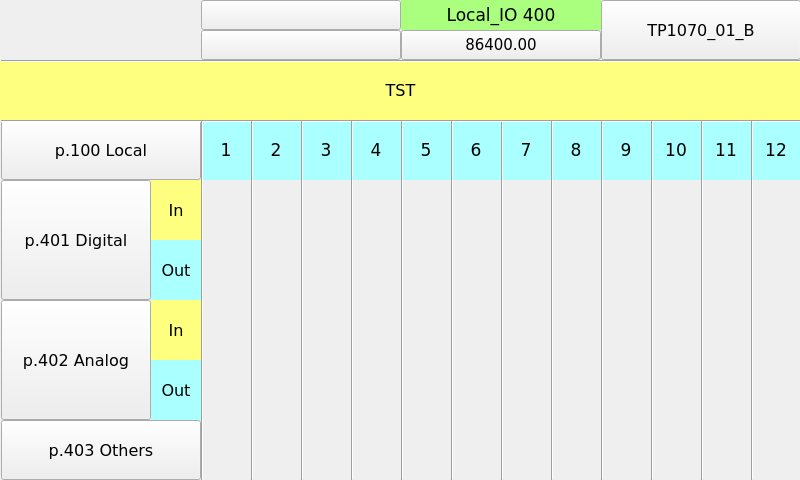
 <widget class="QWidget" name="page400">
  <property name="geometry">
   <rect>
    <x>0</x>
    <y>0</y>
    <width>800</width>
    <height>480</height>
   </rect>
  </property>
  <property name="minimumSize">
   <size>
    <width>800</width>
    <height>480</height>
   </size>
  </property>
  <property name="maximumSize">
   <size>
    <width>800</width>
    <height>480</height>
   </size>
  </property>
  <property name="windowTitle">
   <string>page400</string>
  </property>
  <property name="styleSheet">
   <string notr="true">QWidget#page400
{
background-color: rgb(255, 255, 127);
}</string>
  </property>
  <widget class="Line" name="line_6">
   <property name="geometry">
    <rect>
     <x>401</x>
     <y>120</y>
     <width>3</width>
     <height>360</height>
    </rect>
   </property>
   <property name="font">
    <font>
     <family>DejaVu Sans</family>
     <pointsize>8</pointsize>
    </font>
   </property>
   <property name="orientation">
    <enum>Qt::Vertical</enum>
   </property>
  </widget>
  <widget class="Line" name="line">
   <property name="geometry">
    <rect>
     <x>201</x>
     <y>120</y>
     <width>3</width>
     <height>360</height>
    </rect>
   </property>
   <property name="font">
    <font>
     <family>DejaVu Sans</family>
     <pointsize>8</pointsize>
    </font>
   </property>
   <property name="orientation">
    <enum>Qt::Vertical</enum>
   </property>
  </widget>
  <widget class="QLabel" name="label_RTU_AnIn_16">
   <property name="geometry">
    <rect>
     <x>151</x>
     <y>180</y>
     <width>50</width>
     <height>60</height>
    </rect>
   </property>
   <property name="font">
    <font>
     <family>DejaVu Sans</family>
     <pointsize>12</pointsize>
    </font>
   </property>
   <property name="styleSheet">
    <string notr="true">background-color: rgb(255, 255, 127);</string>
   </property>
   <property name="text">
    <string>In</string>
   </property>
   <property name="alignment">
    <set>Qt::AlignCenter</set>
   </property>
  </widget>
  <widget class="Line" name="line_8">
   <property name="geometry">
    <rect>
     <x>501</x>
     <y>120</y>
     <width>3</width>
     <height>360</height>
    </rect>
   </property>
   <property name="font">
    <font>
     <family>DejaVu Sans</family>
     <pointsize>8</pointsize>
    </font>
   </property>
   <property name="orientation">
    <enum>Qt::Vertical</enum>
   </property>
  </widget>
  <widget class="ATCMlabel" name="atcmLabel_PLC_time">
   <property name="geometry">
    <rect>
     <x>401</x>
     <y>30</y>
     <width>200</width>
     <height>30</height>
    </rect>
   </property>
   <property name="font">
    <font>
     <family>DejaVu Sans</family>
     <pointsize>11</pointsize>
     <weight>50</weight>
     <bold>false</bold>
    </font>
   </property>
   <property name="text">
    <string>86400.00</string>
   </property>
   <property name="toolTip">
    <string>PLC_time</string>
   </property>
   <property name="whatsThis">
    <string>ATCMlabel widget</string>
   </property>
   <property name="variable">
    <string>PLC_time</string>
   </property>
   <property name="refresh">
    <number>500</number>
   </property>
   <property name="max">
    <string>0</string>
   </property>
   <property name="min">
    <string>0</string>
   </property>
   <property name="viewStatus">
    <bool>false</bool>
   </property>
   <property name="visibilityVar">
    <string/>
   </property>
   <property name="bgColor">
    <color>
     <red>170</red>
     <green>255</green>
     <blue>127</blue>
    </color>
   </property>
   <property name="borderWidth">
    <number>0</number>
   </property>
   <property name="borderRadius">
    <number>0</number>
   </property>
   <property name="apparence">
    <enum>QFrame::Plain</enum>
   </property>
  </widget>
  <widget class="QLabel" name="label_RTU_AnIn_17">
   <property name="geometry">
    <rect>
     <x>151</x>
     <y>240</y>
     <width>50</width>
     <height>60</height>
    </rect>
   </property>
   <property name="font">
    <font>
     <family>DejaVu Sans</family>
     <pointsize>12</pointsize>
    </font>
   </property>
   <property name="styleSheet">
    <string notr="true">background-color: rgb(170, 255, 255);</string>
   </property>
   <property name="text">
    <string>Out</string>
   </property>
   <property name="alignment">
    <set>Qt::AlignCenter</set>
   </property>
  </widget>
  <widget class="ATCMbutton" name="atcmButton_page401_2">
   <property name="geometry">
    <rect>
     <x>1</x>
     <y>300</y>
     <width>150</width>
     <height>120</height>
    </rect>
   </property>
   <property name="font">
    <font>
     <family>DejaVu Sans</family>
     <pointsize>12</pointsize>
    </font>
   </property>
   <property name="toolTip">
    <string/>
   </property>
   <property name="whatsThis">
    <string>ATCMbutton widget</string>
   </property>
   <property name="pageName">
    <string>page402</string>
   </property>
   <property name="statusvar">
    <string/>
   </property>
   <property name="viewStatus">
    <bool>false</bool>
   </property>
   <property name="visibilityVar">
    <string/>
   </property>
   <property name="bgColor">
    <color>
     <red>255</red>
     <green>255</green>
     <blue>127</blue>
    </color>
   </property>
   <property name="text">
    <string>p.402 Analog</string>
   </property>
   <property name="pressText">
    <string>p.402 Analog</string>
   </property>
   <property name="borderWidth">
    <number>0</number>
   </property>
   <property name="borderRadius">
    <number>0</number>
   </property>
   <property name="apparence">
    <enum>QFrame::Raised</enum>
   </property>
  </widget>
  <widget class="QLabel" name="label_PLC_DigIn_4">
   <property name="geometry">
    <rect>
     <x>351</x>
     <y>120</y>
     <width>50</width>
     <height>60</height>
    </rect>
   </property>
   <property name="font">
    <font>
     <family>DejaVu Sans</family>
     <pointsize>13</pointsize>
    </font>
   </property>
   <property name="styleSheet">
    <string notr="true">background-color: rgb(170, 255, 255);</string>
   </property>
   <property name="text">
    <string>4</string>
   </property>
   <property name="alignment">
    <set>Qt::AlignCenter</set>
   </property>
  </widget>
  <widget class="Line" name="line_13">
   <property name="geometry">
    <rect>
     <x>751</x>
     <y>120</y>
     <width>3</width>
     <height>360</height>
    </rect>
   </property>
   <property name="font">
    <font>
     <family>DejaVu Sans</family>
     <pointsize>8</pointsize>
    </font>
   </property>
   <property name="orientation">
    <enum>Qt::Vertical</enum>
   </property>
  </widget>
  <widget class="QLabel" name="label_RTU_AnIn_19">
   <property name="geometry">
    <rect>
     <x>151</x>
     <y>300</y>
     <width>50</width>
     <height>60</height>
    </rect>
   </property>
   <property name="font">
    <font>
     <family>DejaVu Sans</family>
     <pointsize>12</pointsize>
    </font>
   </property>
   <property name="styleSheet">
    <string notr="true">background-color: rgb(255, 255, 127);</string>
   </property>
   <property name="text">
    <string>In</string>
   </property>
   <property name="alignment">
    <set>Qt::AlignCenter</set>
   </property>
  </widget>
  <widget class="Line" name="line_hr1">
   <property name="geometry">
    <rect>
     <x>1</x>
     <y>60</y>
     <width>801</width>
     <height>3</height>
    </rect>
   </property>
   <property name="font">
    <font>
     <family>DejaVu Sans</family>
     <pointsize>8</pointsize>
    </font>
   </property>
   <property name="orientation">
    <enum>Qt::Horizontal</enum>
   </property>
  </widget>
  <widget class="QLabel" name="label_PLC_DigIn_12">
   <property name="geometry">
    <rect>
     <x>751</x>
     <y>120</y>
     <width>50</width>
     <height>60</height>
    </rect>
   </property>
   <property name="font">
    <font>
     <family>DejaVu Sans</family>
     <pointsize>13</pointsize>
    </font>
   </property>
   <property name="styleSheet">
    <string notr="true">background-color: rgb(170, 255, 255);</string>
   </property>
   <property name="text">
    <string>12</string>
   </property>
   <property name="alignment">
    <set>Qt::AlignCenter</set>
   </property>
  </widget>
  <widget class="QLabel" name="label_PLC_DigIn_5">
   <property name="geometry">
    <rect>
     <x>401</x>
     <y>120</y>
     <width>50</width>
     <height>60</height>
    </rect>
   </property>
   <property name="font">
    <font>
     <family>DejaVu Sans</family>
     <pointsize>13</pointsize>
    </font>
   </property>
   <property name="styleSheet">
    <string notr="true">background-color: rgb(170, 255, 255);</string>
   </property>
   <property name="text">
    <string>5</string>
   </property>
   <property name="alignment">
    <set>Qt::AlignCenter</set>
   </property>
  </widget>
  <widget class="Line" name="line_3">
   <property name="geometry">
    <rect>
     <x>251</x>
     <y>120</y>
     <width>3</width>
     <height>360</height>
    </rect>
   </property>
   <property name="font">
    <font>
     <family>DejaVu Sans</family>
     <pointsize>8</pointsize>
    </font>
   </property>
   <property name="orientation">
    <enum>Qt::Vertical</enum>
   </property>
  </widget>
  <widget class="QLabel" name="label_RTU_AnIn_18">
   <property name="geometry">
    <rect>
     <x>151</x>
     <y>360</y>
     <width>50</width>
     <height>60</height>
    </rect>
   </property>
   <property name="font">
    <font>
     <family>DejaVu Sans</family>
     <pointsize>12</pointsize>
    </font>
   </property>
   <property name="styleSheet">
    <string notr="true">background-color: rgb(170, 255, 255);</string>
   </property>
   <property name="text">
    <string>Out</string>
   </property>
   <property name="alignment">
    <set>Qt::AlignCenter</set>
   </property>
  </widget>
  <widget class="Line" name="line_4">
   <property name="geometry">
    <rect>
     <x>301</x>
     <y>120</y>
     <width>3</width>
     <height>360</height>
    </rect>
   </property>
   <property name="font">
    <font>
     <family>DejaVu Sans</family>
     <pointsize>8</pointsize>
    </font>
   </property>
   <property name="orientation">
    <enum>Qt::Vertical</enum>
   </property>
  </widget>
  <widget class="ATCMdate" name="atcmDate_2">
   <property name="geometry">
    <rect>
     <x>201</x>
     <y>0</y>
     <width>200</width>
     <height>30</height>
    </rect>
   </property>
   <property name="font">
    <font>
     <family>DejaVu Sans</family>
     <pointsize>11</pointsize>
    </font>
   </property>
   <property name="toolTip">
    <string>ATCM QDate</string>
   </property>
   <property name="whatsThis">
    <string>ATCMdate widget</string>
   </property>
   <property name="bgColor">
    <color>
     <red>170</red>
     <green>255</green>
     <blue>127</blue>
    </color>
   </property>
   <property name="borderWidth">
    <number>0</number>
   </property>
   <property name="borderRadius">
    <number>0</number>
   </property>
  </widget>
  <widget class="QLabel" name="label_Qt_Project_2">
   <property name="geometry">
    <rect>
     <x>401</x>
     <y>0</y>
     <width>200</width>
     <height>30</height>
    </rect>
   </property>
   <property name="font">
    <font>
     <family>DejaVu Sans</family>
     <pointsize>13</pointsize>
    </font>
   </property>
   <property name="styleSheet">
    <string notr="true">background-color: rgb(170, 255, 127);</string>
   </property>
   <property name="text">
    <string>Local_IO 400</string>
   </property>
   <property name="alignment">
    <set>Qt::AlignCenter</set>
   </property>
  </widget>
  <widget class="QLabel" name="label_PLC_DigIn_10">
   <property name="geometry">
    <rect>
     <x>651</x>
     <y>120</y>
     <width>50</width>
     <height>60</height>
    </rect>
   </property>
   <property name="font">
    <font>
     <family>DejaVu Sans</family>
     <pointsize>13</pointsize>
    </font>
   </property>
   <property name="styleSheet">
    <string notr="true">background-color: rgb(170, 255, 255);</string>
   </property>
   <property name="text">
    <string>10</string>
   </property>
   <property name="alignment">
    <set>Qt::AlignCenter</set>
   </property>
  </widget>
  <widget class="ATCMbutton" name="atcmButton_page405">
   <property name="geometry">
    <rect>
     <x>1</x>
     <y>420</y>
     <width>200</width>
     <height>60</height>
    </rect>
   </property>
   <property name="font">
    <font>
     <family>DejaVu Sans</family>
     <pointsize>12</pointsize>
    </font>
   </property>
   <property name="toolTip">
    <string/>
   </property>
   <property name="whatsThis">
    <string>ATCMbutton widget</string>
   </property>
   <property name="pageName">
    <string>page403</string>
   </property>
   <property name="statusvar">
    <string/>
   </property>
   <property name="viewStatus">
    <bool>false</bool>
   </property>
   <property name="visibilityVar">
    <string/>
   </property>
   <property name="bgColor">
    <color>
     <red>255</red>
     <green>255</green>
     <blue>127</blue>
    </color>
   </property>
   <property name="text">
    <string>p.403 Others</string>
   </property>
   <property name="pressText">
    <string>p.403 Others</string>
   </property>
   <property name="borderWidth">
    <number>0</number>
   </property>
   <property name="borderRadius">
    <number>0</number>
   </property>
   <property name="apparence">
    <enum>QFrame::Raised</enum>
   </property>
  </widget>
  <widget class="QLabel" name="label_RTU_AnIn_20">
   <property name="geometry">
    <rect>
     <x>0</x>
     <y>60</y>
     <width>801</width>
     <height>60</height>
    </rect>
   </property>
   <property name="font">
    <font>
     <family>DejaVu Sans</family>
     <pointsize>12</pointsize>
    </font>
   </property>
   <property name="styleSheet">
    <string notr="true">background-color: rgb(255, 255, 127);</string>
   </property>
   <property name="text">
    <string>TST</string>
   </property>
   <property name="alignment">
    <set>Qt::AlignCenter</set>
   </property>
  </widget>
  <widget class="ATCMbutton" name="atcmButton_page400">
   <property name="geometry">
    <rect>
     <x>1</x>
     <y>120</y>
     <width>200</width>
     <height>60</height>
    </rect>
   </property>
   <property name="font">
    <font>
     <family>DejaVu Sans</family>
     <pointsize>12</pointsize>
    </font>
   </property>
   <property name="toolTip">
    <string/>
   </property>
   <property name="whatsThis">
    <string>ATCMbutton widget</string>
   </property>
   <property name="pageName">
    <string>page100</string>
   </property>
   <property name="statusvar">
    <string/>
   </property>
   <property name="viewStatus">
    <bool>false</bool>
   </property>
   <property name="visibilityVar">
    <string/>
   </property>
   <property name="bgColor">
    <color>
     <red>170</red>
     <green>255</green>
     <blue>255</blue>
    </color>
   </property>
   <property name="text">
    <string>p.100 Local</string>
   </property>
   <property name="pressText">
    <string>p.100 Local</string>
   </property>
   <property name="borderWidth">
    <number>0</number>
   </property>
   <property name="borderRadius">
    <number>0</number>
   </property>
   <property name="apparence">
    <enum>QFrame::Raised</enum>
   </property>
  </widget>
  <widget class="ATCMled" name="atcmLed_TST_RTU_WR_2">
   <property name="geometry">
    <rect>
     <x>601</x>
     <y>420</y>
     <width>50</width>
     <height>60</height>
    </rect>
   </property>
   <property name="toolTip">
    <string>TST_CAN1_WR</string>
   </property>
   <property name="whatsThis">
    <string>ATCMled widget</string>
   </property>
   <property name="font">
    <font>
     <family>DejaVu Sans</family>
     <pointsize>8</pointsize>
    </font>
   </property>
   <property name="variable">
    <string>TST_CAN1_WR</string>
   </property>
   <property name="refresh">
    <number>500</number>
   </property>
   <property name="viewStatus">
    <bool>false</bool>
   </property>
   <property name="visibilityVar">
    <string/>
   </property>
   <property name="onIcon">
    <iconset>
     <normaloff>:/on.png</normaloff>:/on.png</iconset>
   </property>
   <property name="offIcon">
    <iconset>
     <normaloff>:/off.png</normaloff>:/off.png</iconset>
   </property>
  </widget>
  <widget class="ATCMbutton" name="atcmButton_6">
   <property name="geometry">
    <rect>
     <x>601</x>
     <y>0</y>
     <width>200</width>
     <height>60</height>
    </rect>
   </property>
   <property name="font">
    <font>
     <family>DejaVu Sans</family>
     <pointsize>12</pointsize>
     <weight>50</weight>
     <bold>false</bold>
    </font>
   </property>
   <property name="toolTip">
    <string/>
   </property>
   <property name="whatsThis">
    <string>ATCMbutton widget</string>
   </property>
   <property name="pageName">
    <string>menu</string>
   </property>
   <property name="statusvar">
    <string/>
   </property>
   <property name="viewStatus">
    <bool>false</bool>
   </property>
   <property name="refresh">
    <number>200</number>
   </property>
   <property name="visibilityVar">
    <string/>
   </property>
   <property name="bgColor">
    <color>
     <red>170</red>
     <green>255</green>
     <blue>255</blue>
    </color>
   </property>
   <property name="borderColor">
    <color>
     <red>0</red>
     <green>0</green>
     <blue>0</blue>
    </color>
   </property>
   <property name="text">
    <string>TP1070_01_B</string>
   </property>
   <property name="pressText">
    <string>TP1070_01_B</string>
   </property>
   <property name="borderWidth">
    <number>1</number>
   </property>
   <property name="borderRadius">
    <number>0</number>
   </property>
   <property name="apparence">
    <enum>QFrame::Raised</enum>
   </property>
  </widget>
  <widget class="ATCMled" name="atcmLed_TST_RTU_RD">
   <property name="geometry">
    <rect>
     <x>551</x>
     <y>420</y>
     <width>50</width>
     <height>60</height>
    </rect>
   </property>
   <property name="toolTip">
    <string>TST_RTU1_RD</string>
   </property>
   <property name="whatsThis">
    <string>ATCMled widget</string>
   </property>
   <property name="font">
    <font>
     <family>DejaVu Sans</family>
     <pointsize>8</pointsize>
    </font>
   </property>
   <property name="variable">
    <string>TST_RTU1_RD</string>
   </property>
   <property name="refresh">
    <number>500</number>
   </property>
   <property name="viewStatus">
    <bool>false</bool>
   </property>
   <property name="visibilityVar">
    <string/>
   </property>
   <property name="onIcon">
    <iconset>
     <normaloff>:/on.png</normaloff>:/on.png</iconset>
   </property>
   <property name="offIcon">
    <iconset>
     <normaloff>:/off.png</normaloff>:/off.png</iconset>
   </property>
  </widget>
  <widget class="ATCMled" name="atcmLed_TST_RTU_WR">
   <property name="geometry">
    <rect>
     <x>501</x>
     <y>420</y>
     <width>50</width>
     <height>60</height>
    </rect>
   </property>
   <property name="toolTip">
    <string>TST_RTU1_WR</string>
   </property>
   <property name="whatsThis">
    <string>ATCMled widget</string>
   </property>
   <property name="font">
    <font>
     <family>DejaVu Sans</family>
     <pointsize>8</pointsize>
    </font>
   </property>
   <property name="variable">
    <string>TST_RTU1_WR</string>
   </property>
   <property name="refresh">
    <number>500</number>
   </property>
   <property name="viewStatus">
    <bool>false</bool>
   </property>
   <property name="visibilityVar">
    <string/>
   </property>
   <property name="onIcon">
    <iconset>
     <normaloff>:/on.png</normaloff>:/on.png</iconset>
   </property>
   <property name="offIcon">
    <iconset>
     <normaloff>:/off.png</normaloff>:/off.png</iconset>
   </property>
  </widget>
  <widget class="Line" name="line_7">
   <property name="geometry">
    <rect>
     <x>451</x>
     <y>120</y>
     <width>3</width>
     <height>360</height>
    </rect>
   </property>
   <property name="font">
    <font>
     <family>DejaVu Sans</family>
     <pointsize>8</pointsize>
    </font>
   </property>
   <property name="orientation">
    <enum>Qt::Vertical</enum>
   </property>
  </widget>
  <widget class="Line" name="line_10">
   <property name="geometry">
    <rect>
     <x>601</x>
     <y>120</y>
     <width>3</width>
     <height>360</height>
    </rect>
   </property>
   <property name="font">
    <font>
     <family>DejaVu Sans</family>
     <pointsize>8</pointsize>
    </font>
   </property>
   <property name="orientation">
    <enum>Qt::Vertical</enum>
   </property>
  </widget>
  <widget class="Line" name="line_11">
   <property name="geometry">
    <rect>
     <x>651</x>
     <y>120</y>
     <width>3</width>
     <height>360</height>
    </rect>
   </property>
   <property name="font">
    <font>
     <family>DejaVu Sans</family>
     <pointsize>8</pointsize>
    </font>
   </property>
   <property name="orientation">
    <enum>Qt::Vertical</enum>
   </property>
  </widget>
  <widget class="ATCMled" name="atcmLed_TST_RTU_RD_2">
   <property name="geometry">
    <rect>
     <x>651</x>
     <y>420</y>
     <width>50</width>
     <height>60</height>
    </rect>
   </property>
   <property name="toolTip">
    <string>TST_CAN1_RD</string>
   </property>
   <property name="whatsThis">
    <string>ATCMled widget</string>
   </property>
   <property name="font">
    <font>
     <family>DejaVu Sans</family>
     <pointsize>8</pointsize>
    </font>
   </property>
   <property name="variable">
    <string>TST_CAN1_RD</string>
   </property>
   <property name="refresh">
    <number>500</number>
   </property>
   <property name="viewStatus">
    <bool>false</bool>
   </property>
   <property name="visibilityVar">
    <string/>
   </property>
   <property name="onIcon">
    <iconset>
     <normaloff>:/on.png</normaloff>:/on.png</iconset>
   </property>
   <property name="offIcon">
    <iconset>
     <normaloff>:/off.png</normaloff>:/off.png</iconset>
   </property>
  </widget>
  <widget class="QLabel" name="label_PLC_DigIn_3">
   <property name="geometry">
    <rect>
     <x>301</x>
     <y>120</y>
     <width>50</width>
     <height>60</height>
    </rect>
   </property>
   <property name="font">
    <font>
     <family>DejaVu Sans</family>
     <pointsize>13</pointsize>
    </font>
   </property>
   <property name="styleSheet">
    <string notr="true">background-color: rgb(170, 255, 255);</string>
   </property>
   <property name="text">
    <string>3</string>
   </property>
   <property name="alignment">
    <set>Qt::AlignCenter</set>
   </property>
  </widget>
  <widget class="Line" name="line_12">
   <property name="geometry">
    <rect>
     <x>701</x>
     <y>120</y>
     <width>3</width>
     <height>360</height>
    </rect>
   </property>
   <property name="font">
    <font>
     <family>DejaVu Sans</family>
     <pointsize>8</pointsize>
    </font>
   </property>
   <property name="orientation">
    <enum>Qt::Vertical</enum>
   </property>
  </widget>
  <widget class="ATCMtime" name="atcmTime_2">
   <property name="geometry">
    <rect>
     <x>201</x>
     <y>30</y>
     <width>200</width>
     <height>30</height>
    </rect>
   </property>
   <property name="font">
    <font>
     <family>DejaVu Sans</family>
     <pointsize>11</pointsize>
    </font>
   </property>
   <property name="toolTip">
    <string>ATCM QTime</string>
   </property>
   <property name="whatsThis">
    <string>ATCMtime widget</string>
   </property>
   <property name="bgColor">
    <color>
     <red>170</red>
     <green>255</green>
     <blue>127</blue>
    </color>
   </property>
   <property name="borderWidth">
    <number>0</number>
   </property>
   <property name="borderRadius">
    <number>0</number>
   </property>
  </widget>
  <widget class="QLabel" name="label_PLC_DigIn_11">
   <property name="geometry">
    <rect>
     <x>701</x>
     <y>120</y>
     <width>50</width>
     <height>60</height>
    </rect>
   </property>
   <property name="font">
    <font>
     <family>DejaVu Sans</family>
     <pointsize>13</pointsize>
    </font>
   </property>
   <property name="styleSheet">
    <string notr="true">background-color: rgb(170, 255, 255);</string>
   </property>
   <property name="text">
    <string>11</string>
   </property>
   <property name="alignment">
    <set>Qt::AlignCenter</set>
   </property>
  </widget>
  <widget class="ATCMbutton" name="atcmButton_page401">
   <property name="geometry">
    <rect>
     <x>1</x>
     <y>180</y>
     <width>150</width>
     <height>120</height>
    </rect>
   </property>
   <property name="font">
    <font>
     <family>DejaVu Sans</family>
     <pointsize>12</pointsize>
    </font>
   </property>
   <property name="toolTip">
    <string/>
   </property>
   <property name="whatsThis">
    <string>ATCMbutton widget</string>
   </property>
   <property name="pageName">
    <string>page401</string>
   </property>
   <property name="statusvar">
    <string/>
   </property>
   <property name="viewStatus">
    <bool>false</bool>
   </property>
   <property name="visibilityVar">
    <string/>
   </property>
   <property name="bgColor">
    <color>
     <red>255</red>
     <green>255</green>
     <blue>127</blue>
    </color>
   </property>
   <property name="text">
    <string>p.401 Digital</string>
   </property>
   <property name="pressText">
    <string>p.401 Digital</string>
   </property>
   <property name="borderWidth">
    <number>0</number>
   </property>
   <property name="borderRadius">
    <number>0</number>
   </property>
   <property name="apparence">
    <enum>QFrame::Raised</enum>
   </property>
  </widget>
  <widget class="QLabel" name="label_PLC_DigIn_6">
   <property name="geometry">
    <rect>
     <x>451</x>
     <y>120</y>
     <width>50</width>
     <height>60</height>
    </rect>
   </property>
   <property name="font">
    <font>
     <family>DejaVu Sans</family>
     <pointsize>13</pointsize>
    </font>
   </property>
   <property name="styleSheet">
    <string notr="true">background-color: rgb(170, 255, 255);</string>
   </property>
   <property name="text">
    <string>6</string>
   </property>
   <property name="alignment">
    <set>Qt::AlignCenter</set>
   </property>
  </widget>
  <widget class="Line" name="line_9">
   <property name="geometry">
    <rect>
     <x>551</x>
     <y>120</y>
     <width>3</width>
     <height>360</height>
    </rect>
   </property>
   <property name="font">
    <font>
     <family>DejaVu Sans</family>
     <pointsize>8</pointsize>
    </font>
   </property>
   <property name="orientation">
    <enum>Qt::Vertical</enum>
   </property>
  </widget>
  <widget class="QLabel" name="label_PLC_DigIn_9">
   <property name="geometry">
    <rect>
     <x>601</x>
     <y>120</y>
     <width>50</width>
     <height>60</height>
    </rect>
   </property>
   <property name="font">
    <font>
     <family>DejaVu Sans</family>
     <pointsize>13</pointsize>
    </font>
   </property>
   <property name="styleSheet">
    <string notr="true">background-color: rgb(170, 255, 255);</string>
   </property>
   <property name="text">
    <string>9</string>
   </property>
   <property name="alignment">
    <set>Qt::AlignCenter</set>
   </property>
  </widget>
  <widget class="QLabel" name="label_PLC_DigIn_1">
   <property name="geometry">
    <rect>
     <x>201</x>
     <y>120</y>
     <width>50</width>
     <height>60</height>
    </rect>
   </property>
   <property name="font">
    <font>
     <family>DejaVu Sans</family>
     <pointsize>13</pointsize>
    </font>
   </property>
   <property name="styleSheet">
    <string notr="true">background-color: rgb(170, 255, 255);</string>
   </property>
   <property name="text">
    <string>1</string>
   </property>
   <property name="alignment">
    <set>Qt::AlignCenter</set>
   </property>
  </widget>
  <widget class="QLabel" name="label_PLC_DigIn_7">
   <property name="geometry">
    <rect>
     <x>501</x>
     <y>120</y>
     <width>50</width>
     <height>60</height>
    </rect>
   </property>
   <property name="font">
    <font>
     <family>DejaVu Sans</family>
     <pointsize>13</pointsize>
    </font>
   </property>
   <property name="styleSheet">
    <string notr="true">background-color: rgb(170, 255, 255);</string>
   </property>
   <property name="text">
    <string>7</string>
   </property>
   <property name="alignment">
    <set>Qt::AlignCenter</set>
   </property>
  </widget>
  <widget class="QLabel" name="label_PLC_DigIn_8">
   <property name="geometry">
    <rect>
     <x>551</x>
     <y>120</y>
     <width>50</width>
     <height>60</height>
    </rect>
   </property>
   <property name="font">
    <font>
     <family>DejaVu Sans</family>
     <pointsize>13</pointsize>
    </font>
   </property>
   <property name="styleSheet">
    <string notr="true">background-color: rgb(170, 255, 255);</string>
   </property>
   <property name="text">
    <string>8</string>
   </property>
   <property name="alignment">
    <set>Qt::AlignCenter</set>
   </property>
  </widget>
  <widget class="Line" name="line_5">
   <property name="geometry">
    <rect>
     <x>351</x>
     <y>120</y>
     <width>3</width>
     <height>360</height>
    </rect>
   </property>
   <property name="font">
    <font>
     <family>DejaVu Sans</family>
     <pointsize>8</pointsize>
    </font>
   </property>
   <property name="orientation">
    <enum>Qt::Vertical</enum>
   </property>
  </widget>
  <widget class="Line" name="line_hr2">
   <property name="geometry">
    <rect>
     <x>1</x>
     <y>120</y>
     <width>801</width>
     <height>3</height>
    </rect>
   </property>
   <property name="font">
    <font>
     <family>DejaVu Sans</family>
     <pointsize>8</pointsize>
    </font>
   </property>
   <property name="orientation">
    <enum>Qt::Horizontal</enum>
   </property>
  </widget>
  <widget class="QLabel" name="label_PLC_DigIn_2">
   <property name="geometry">
    <rect>
     <x>251</x>
     <y>120</y>
     <width>50</width>
     <height>60</height>
    </rect>
   </property>
   <property name="font">
    <font>
     <family>DejaVu Sans</family>
     <pointsize>13</pointsize>
    </font>
   </property>
   <property name="styleSheet">
    <string notr="true">background-color: rgb(170, 255, 255);</string>
   </property>
   <property name="text">
    <string>2</string>
   </property>
   <property name="alignment">
    <set>Qt::AlignCenter</set>
   </property>
  </widget>
  <zorder>label_RTU_AnIn_16</zorder>
  <zorder>atcmLabel_PLC_time</zorder>
  <zorder>label_RTU_AnIn_17</zorder>
  <zorder>atcmButton_page401_2</zorder>
  <zorder>label_PLC_DigIn_4</zorder>
  <zorder>label_RTU_AnIn_19</zorder>
  <zorder>label_PLC_DigIn_12</zorder>
  <zorder>label_PLC_DigIn_5</zorder>
  <zorder>label_RTU_AnIn_18</zorder>
  <zorder>atcmDate_2</zorder>
  <zorder>label_Qt_Project_2</zorder>
  <zorder>label_PLC_DigIn_10</zorder>
  <zorder>atcmButton_page405</zorder>
  <zorder>label_RTU_AnIn_20</zorder>
  <zorder>atcmButton_page400</zorder>
  <zorder>atcmLed_TST_RTU_WR_2</zorder>
  <zorder>atcmButton_6</zorder>
  <zorder>atcmLed_TST_RTU_RD</zorder>
  <zorder>atcmLed_TST_RTU_WR</zorder>
  <zorder>atcmLed_TST_RTU_RD_2</zorder>
  <zorder>label_PLC_DigIn_3</zorder>
  <zorder>atcmTime_2</zorder>
  <zorder>label_PLC_DigIn_11</zorder>
  <zorder>atcmButton_page401</zorder>
  <zorder>label_PLC_DigIn_6</zorder>
  <zorder>label_PLC_DigIn_9</zorder>
  <zorder>label_PLC_DigIn_1</zorder>
  <zorder>label_PLC_DigIn_7</zorder>
  <zorder>label_PLC_DigIn_8</zorder>
  <zorder>label_PLC_DigIn_2</zorder>
  <zorder>line_8</zorder>
  <zorder>line_hr2</zorder>
  <zorder>line_9</zorder>
  <zorder>line_hr1</zorder>
  <zorder>line_7</zorder>
  <zorder>line_6</zorder>
  <zorder>line_10</zorder>
  <zorder>line_5</zorder>
  <zorder>line_3</zorder>
  <zorder>line_11</zorder>
  <zorder>line_4</zorder>
  <zorder>line_12</zorder>
  <zorder>line</zorder>
  <zorder>line_13</zorder>
 </widget>
